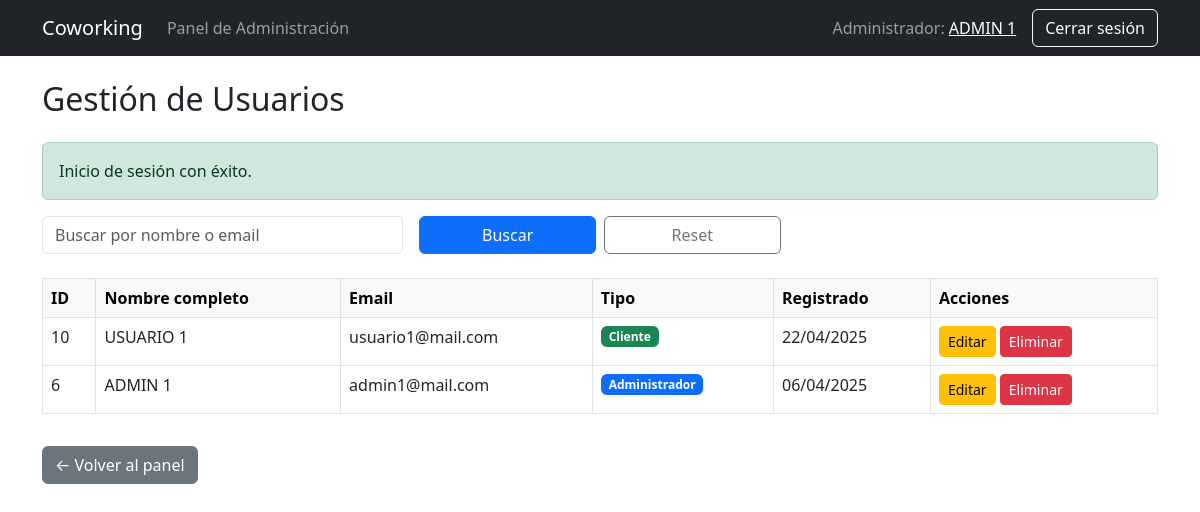
The app's page /coworking/public/index.php?c=adminusuarios&a=index (signed in) with its own data.
### tables this page shows
CREATE TABLE `usuarios` (
  `id` int(11) NOT NULL,
  `nombre_completo` varchar(100) NOT NULL,
  `email` varchar(100) NOT NULL,
  `contraseña` varchar(255) NOT NULL,
  `fecha_registro` datetime DEFAULT current_timestamp(),
  `tipo_usuario` enum('cliente','admin') DEFAULT 'cliente'
);

### coworking/controllers/AdminUsuariosController.php (called while the page is built, shortened)
<?php
require_once __DIR__ . '/../models/Usuario.php';
class AdminUsuariosController {
    public function index() {
        global $pdo;
        $busqueda = $_GET['busqueda'] ?? '';
        $pagina = isset($_GET['pagina']) ? max(1, intval($_GET['pagina'])) : 1;
        $por_pagina = 10;
        $usuarioModel = new Usuario($pdo);
        $usuarios = $usuarioModel->buscarConFiltro($busqueda, $pagina, $por_pagina);
        require_once __DIR__ . '/../views/admin/usuarios/index.php';
    }
}

### coworking/public/index.php (called while the page is built, shortened)
<?php
require_once '../helpers/functions.php';
require_once '../router.php';

### coworking/models/Usuario.php (called while the page is built, shortened)
<?php
class Usuario {
    private $db;
    public function __construct($pdo) {
        $this->db = $pdo;
    }
    public function buscarConFiltro($busqueda, $pagina, $por_pagina) {
        $offset = ($pagina - 1) * $por_pagina;
        $sql = "
            SELECT * FROM usuarios
            WHERE nombre_completo LIKE :busqueda OR email LIKE :busqueda
            ORDER BY fecha_registro DESC
            LIMIT $por_pagina OFFSET $offset
        ";
        $stmt = $this->db->prepare($sql);
        $stmt->execute(['busqueda' => "%$busqueda%"]);
        return $stmt->fetchAll(PDO::FETCH_ASSOC);
    }
    public function contarConFiltro($busqueda) {
        $busqueda = "%$busqueda%";
        $stmt = $this->db->prepare("
            SELECT COUNT(*) FROM usuarios
            WHERE nombre_completo LIKE ? OR email LIKE ?
        ");
        $stmt->execute([$busqueda, $busqueda]);
        return $stmt->fetchColumn();
    }
}

### coworking/views/admin/usuarios/index.php (the view, shortened to what this page needs)
<?php require_once __DIR__ . '/../../partials/navbar.php'; ?>
<!DOCTYPE html>
<html lang="es">
<head>
    <link href="https://cdn.jsdelivr.net/npm/bootstrap@5.3.0/dist/css/bootstrap.min.css" rel="stylesheet">
</head>
<body>
<div class="container mt-4">
    <h2 class="mb-4">Gestión de Usuarios</h2>
    <?php if (isset($_SESSION['success'])): mostrarMensaje('success', $_SESSION['success']); unset($_SESSION['success']); endif; ?>
    <form method="GET" class="row g-3 mb-4 align-items-end">
        <div class="col-md-6 col-lg-4">
            <input type="text" id="busqueda" name="busqueda" class="form-control" placeholder="Buscar por nombre o email" value="<?= htmlspecialchars($_GET['busqueda'] ?? '') ?>" onkeydown="if (event.key === 'Enter') this.form.submit();">
        </div>
        <div class="col-md-6 col-lg-4 d-flex gap-2">
            <button type="submit" class="btn btn-primary w-100">Buscar</button>
            <a href="?c=adminusuarios&a=index" class="btn btn-outline-secondary w-100">Reset</a>
        </div>
    </form>
    <table class="table table-bordered table-hover">
        <thead class="table-light">
            <tr>
                <th>ID</th>
                <th>Nombre completo</th>
                <th>Email</th>
                <th>Tipo</th>
                <th>Registrado</th>
                <th>Acciones</th>
            </tr>
        </thead>
        <tbody>
            <?php foreach ($usuarios as $u): ?>
                <tr>
                    <td><?= $u['id'] ?></td>
                    <td><?= htmlspecialchars($u['nombre_completo']) ?></td>
                    <td><?= htmlspecialchars($u['email']) ?></td>
                    <td>
                        <?php if ($u['tipo_usuario'] === 'admin'): ?>
                            <span class="badge bg-primary">Administrador</span>
                        <?php else: ?>
                            <span class="badge bg-success">Cliente</span>
                        <?php endif; ?>
                    </td>
                    <td><?= formatearFecha($u['fecha_registro']) ?></td>
                    <td>
                        <a href="?c=adminUsuarios&a=editar&id=<?= $u['id'] ?>" class="btn btn-sm btn-warning">Editar</a>
                        <a href="?c=adminUsuarios&a=eliminar&id=<?= $u['id'] ?>" class="btn btn-sm btn-danger" onclick="return confirm('¿Seguro que deseas eliminar este usuario?')">Eliminar</a>
                    </td>
                </tr>
            <?php endforeach ?>
        </tbody>
    </table>
    <a href="?c=admin&a=index" class="btn btn-secondary mt-3">← Volver al panel</a>
</div>
</body>
</html>

### records on screen
usuarios: id "10", nombre_completo "USUARIO 1", email "usuario1@mail.com", tipo_usuario "Cliente", fecha_registro "22/04/2025"
usuarios: id "6", nombre_completo "ADMIN 1", email "admin1@mail.com", tipo_usuario "Administrador", fecha_registro "06/04/2025"

### other values on screen
$_SESSION['usuario']['nombre_completo'] "ADMIN 1"
$mensaje "Inicio de sesión con éxito."
